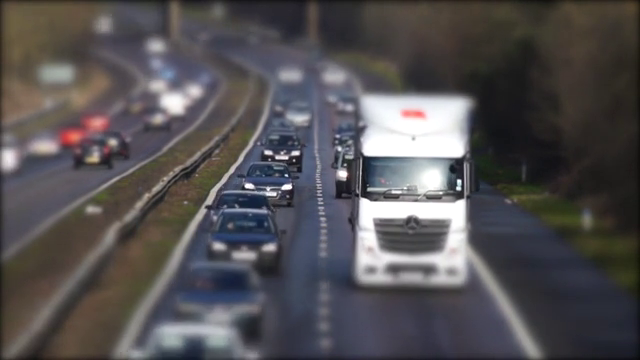
#> input picture frame 37 of lecture_4/road.mp4, 640 x 360 px
$ jupyter execute optical_flow.ipynb   (shell and % lines are left out)
#> lines starting #> are read from the running program, lines starting #| are printed output that depends on the picture
[cell 1]
import numpy as np
import cv2
import matplotlib.pyplot as plt

from IPython.display import Video


flow_params = {
    'pyr_scale': 0.5,
    'levels': 5,
    'winsize': 11,
    'iterations': 5,
    'poly_n': 5,
    'poly_sigma': 1.1,
    'flags': 0
}

[cell 2]
video = cv2.VideoCapture('road.mp4')
_, first_frame = video.read()
#> first_frame is the input picture: shape (360, 640, 3); mean B, G, R 83.5, 81.3, 84.1
scale = .7
first_frame =  cv2.resize(first_frame, None, fx=scale, fy=scale)
#> first_frame: shape (252, 448, 3)
prev_gray = cv2.cvtColor(first_frame, cv2.COLOR_BGR2GRAY)
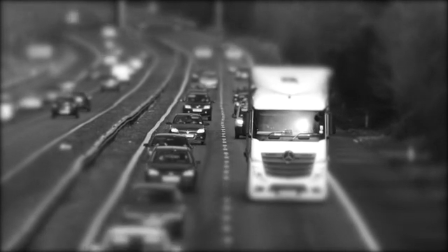
#> prev_gray: shape (252, 448); min 9, max 255, mean 82.2

[cell 3]
h, w = prev_gray.shape
#> h = 252; w = 448
out = cv2.VideoWriter(
    'flow_road.mp4',
    cv2.VideoWriter_fourcc(*'DIVX'),
    video.get(cv2.CAP_PROP_FPS),
    (w, h)
)

[cell 4]
mask = np.zeros_like(first_frame)
mask[:, :, 1] = 255

[cell 5]
while True:
    _, frame = video.read()
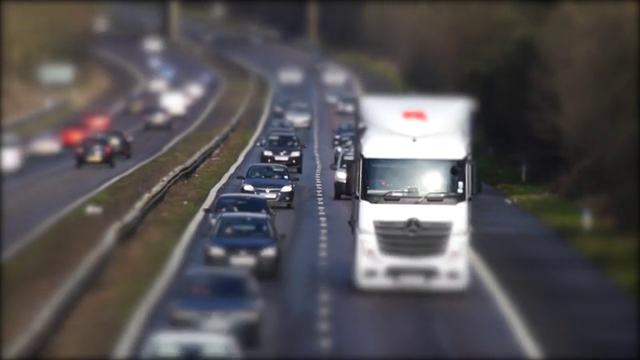
#> input picture frame 38 of lecture_4/road.mp4, 640 x 360 px
#> frame is the input picture: shape (360, 640, 3); mean B, G, R 83.6, 81.3, 84.2

    if frame is None:
        break

    #
    frame =  cv2.resize(frame, None, fx=scale, fy=scale)
#> frame: shape (252, 448, 3)
    gray = cv2.cvtColor(frame, cv2.COLOR_BGR2GRAY)
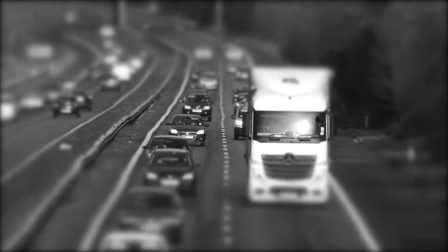
#> gray: shape (252, 448); min 9, max 255, mean 82.3

    #
    flow = cv2.calcOpticalFlowFarneback(prev_gray, gray, None, **flow_params)
    magnitude, angle = cv2.cartToPolar(flow[:, :, 0], flow[:, :, 1])
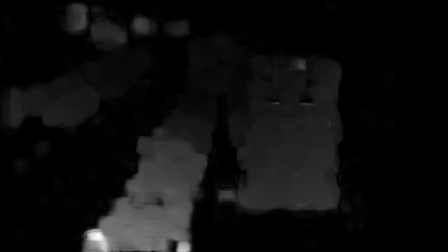
#> magnitude: shape (252, 448) float32; min 1.38e-08, max 14.23, mean 0.799; drawn with min black and max white
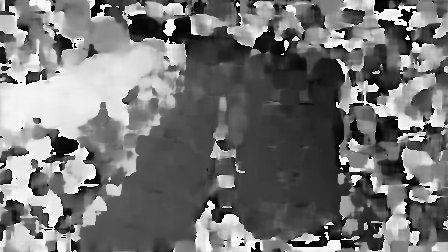
#> angle: shape (252, 448) float32; min 8.02e-05, max 6.28, mean 2.87; drawn with min black and max white


    #
    mask[:, :, 0] = angle/(2*np.pi)*180
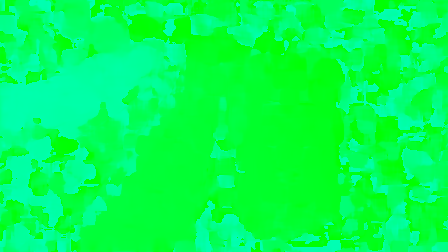
#> mask: shape (252, 448, 3); mean of channels 0, 1, 2 81.6, 255, 0; drawn as B, G, R
    mask[:, :, 2] = cv2.normalize(magnitude, None, 0, 255, cv2.NORM_MINMAX)
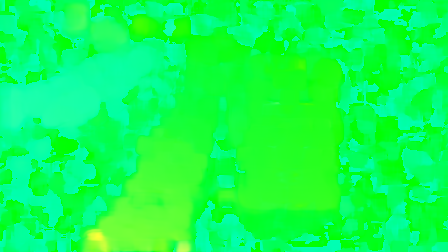
#> mask: shape (252, 448, 3); mean of channels 0, 1, 2 81.6, 255, 13.9; drawn as B, G, R
    bgr_mask = cv2.cvtColor(mask, cv2.COLOR_HSV2BGR)
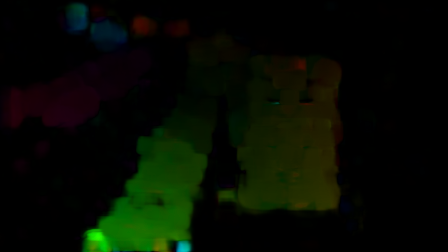
#> bgr_mask: shape (252, 448, 3); mean B, G, R 1.4, 11.9, 5.9


    #
    flow_frame = cv2.addWeighted(frame, 1, bgr_mask, 2, 0) #=1*frame + 2*bgr_mask + 0
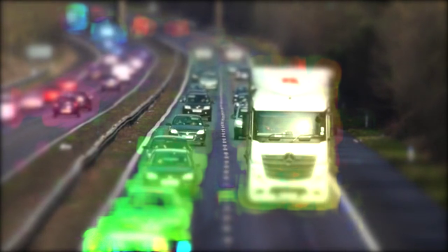
#> flow_frame: shape (252, 448, 3); mean B, G, R 86.2, 100.7, 94.6
    out.write(flow_frame)

    prev_gray = gray

out.release()
video.release()

$ run again, starting later in the video
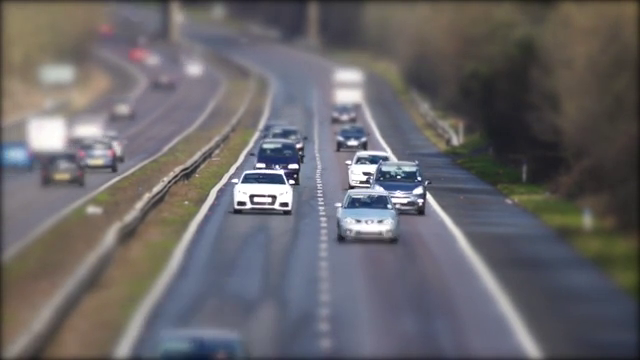
#> input picture frame 170 of lecture_4/road.mp4, 640 x 360 px
#> first_frame is the input picture: shape (360, 640, 3); mean B, G, R 105.5, 102.3, 104.6
#> first_frame: shape (252, 448, 3)
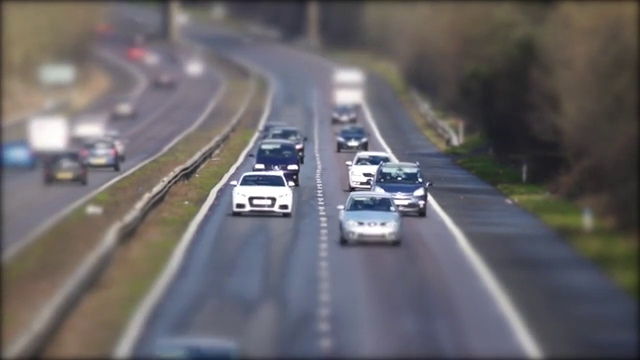
#> input picture frame 171 of lecture_4/road.mp4, 640 x 360 px
#> frame is the input picture: shape (360, 640, 3); mean B, G, R 105.8, 102.4, 105
#> frame: shape (252, 448, 3)
#> `flow_frame = cv2.addWeighted(frame, 1, bgr_mask, 2, 0)`:
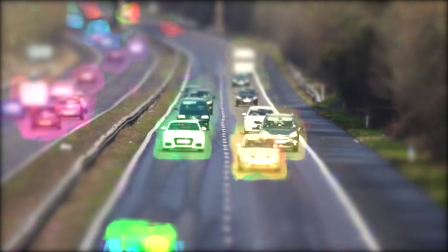
#> flow_frame: shape (252, 448, 3); mean B, G, R 109.2, 111.3, 114.8

$ run again, starting later in the video
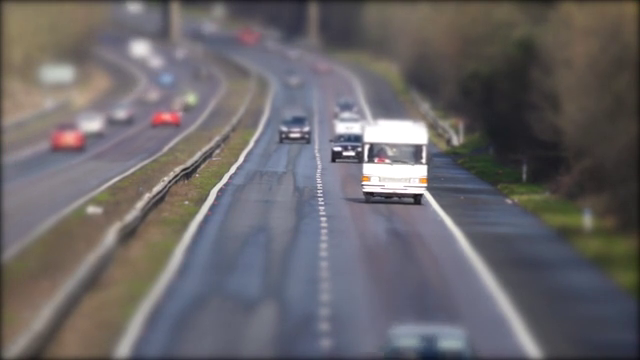
#> input picture frame 302 of lecture_4/road.mp4, 640 x 360 px
#> first_frame is the input picture: shape (360, 640, 3); mean B, G, R 105.1, 102.2, 105.6
#> first_frame: shape (252, 448, 3)
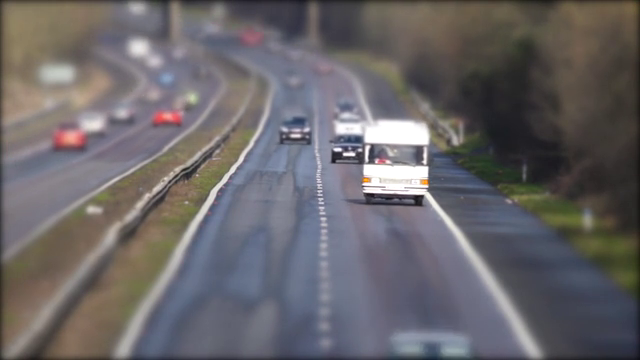
#> input picture frame 303 of lecture_4/road.mp4, 640 x 360 px
#> frame is the input picture: shape (360, 640, 3); mean B, G, R 105.2, 102.3, 105.7
#> frame: shape (252, 448, 3)
#> `flow_frame = cv2.addWeighted(frame, 1, bgr_mask, 2, 0)`:
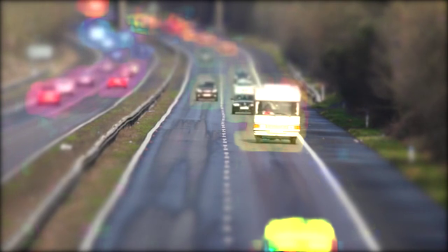
#> flow_frame: shape (252, 448, 3); mean B, G, R 107.4, 108.3, 114.3
